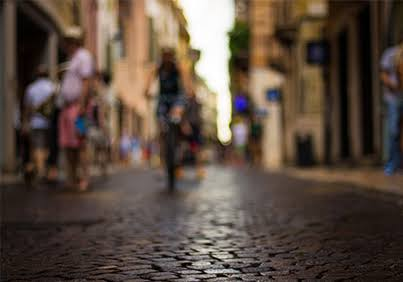
#> input picture 3.Hafta/input.jpg, 403 x 282 px, found by its file name
$ python task4_kiyaslama.py   (older library calls are emulated)
#> lines starting #> are read from the running program, lines starting #| are printed output that depends on the picture
import cv2
import numpy as np

img = cv2.imread("input.jpg", cv2.IMREAD_GRAYSCALE)
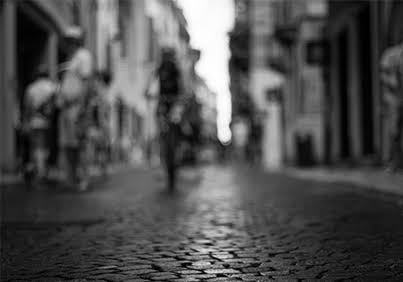
#> img: shape (282, 403); min 0, max 255, mean 78.5
if img is None:
    raise FileNotFoundError("input.jpg bulunamadı!")

blurred = cv2.GaussianBlur(img, (5, 5), 1.5)

# 1. Prewitt Bileşke
kp_x = np.array([[-1, 0, 1], [-1, 0, 1], [-1, 0, 1]], dtype=np.float32)
kp_y = np.array([[-1, -1, -1], [0, 0, 0], [1, 1, 1]], dtype=np.float32)
px = cv2.filter2D(blurred, cv2.CV_64F, kp_x)
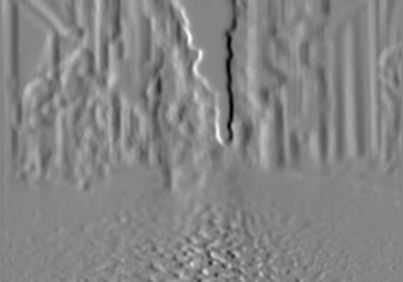
#> px: shape (282, 403) float64; min -256, max 234, mean -0.2; drawn with min black and max white
py = cv2.filter2D(blurred, cv2.CV_64F, kp_y)
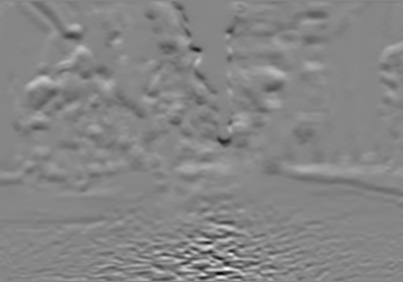
#> py: shape (282, 403) float64; min -283, max 254, mean -1.2; drawn with min black and max white
mag_prewitt = np.sqrt(px**2 + py**2)
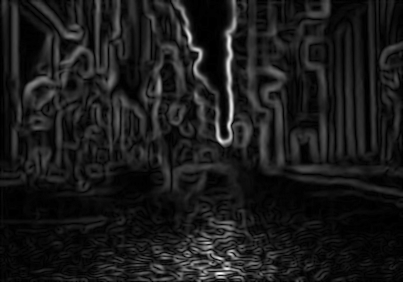
#> mag_prewitt: shape (282, 403) float64; min 0, max 283.1, mean 29.6; drawn with min black and max white
prewitt_norm = (mag_prewitt / (np.max(mag_prewitt) + 1e-5)) * 255.0
_, prewitt_temiz = cv2.threshold(prewitt_norm.astype(np.uint8), 40, 255, cv2.THRESH_TOZERO)
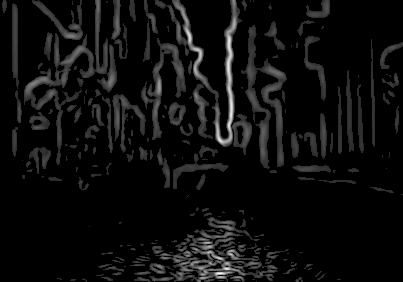
#> prewitt_temiz: shape (282, 403); min 0, max 254, mean 13.5

# 2. Sobel Bileşke
sobel_x = np.array([[-1, 0, 1], [-2, 0, 2], [-1, 0, 1]], dtype=np.float32)
sobel_y = np.array([[-1, -2, -1], [0, 0, 0], [1, 2, 1]], dtype=np.float32)
sx = cv2.filter2D(blurred, cv2.CV_64F, sobel_x)
sy = cv2.filter2D(blurred, cv2.CV_64F, sobel_y)
mag_sobel = np.sqrt(sx**2 + sy**2)
sobel_norm = (mag_sobel / (np.max(mag_sobel) + 1e-5)) * 255.0
_, sobel_temiz = cv2.threshold(sobel_norm.astype(np.uint8), 40, 255, cv2.THRESH_TOZERO)

# Yan yana birleştir (Sol: Prewitt, Sağ: Sobel)
karsilastirma = np.hstack((prewitt_temiz, sobel_temiz))
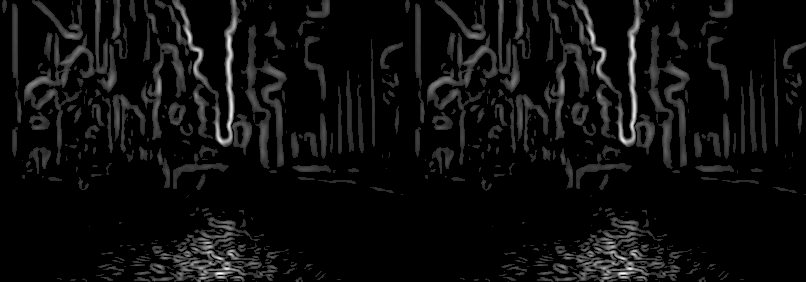
#> karsilastirma: shape (282, 806); min 0, max 254, mean 13.5
cv2.imwrite("cikti_task4_prewitt_vs_sobel.jpg", karsilastirma)
print("Task 4 tamamlandı: 'cikti_task4_prewitt_vs_sobel.jpg' kaydedildi.")
